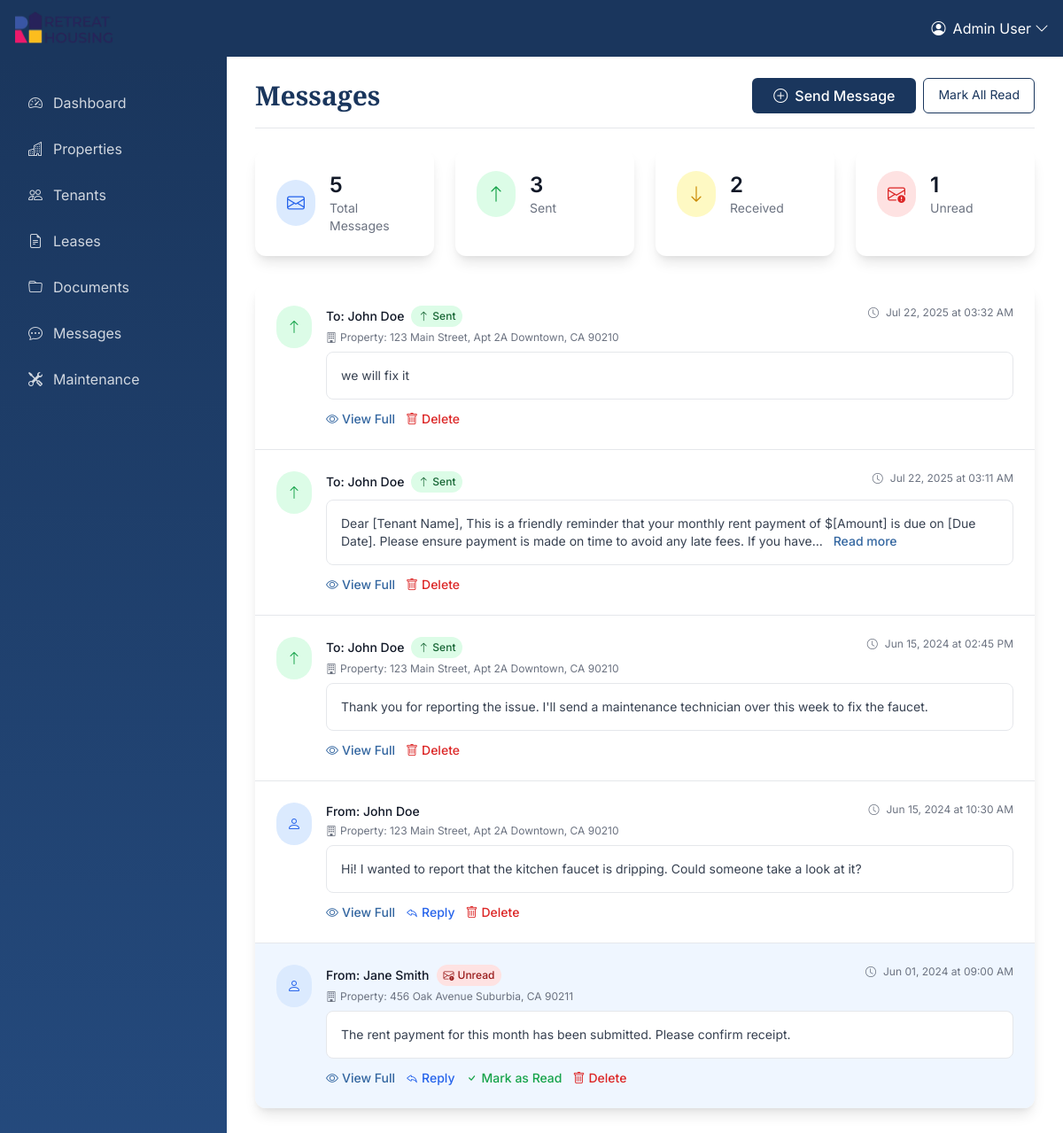
Screenshot of /admin/messages (signed in) with the database file from the repository.
### app/models/user.py (models this page shows, shortened)
class User(UserMixin, db.Model):
    __tablename__ = 'users'
    id = db.Column(db.Integer, primary_key=True)
    username = db.Column(db.String(50), unique=True, nullable=False)
    email = db.Column(db.String(100), unique=True, nullable=False)
    password_hash = db.Column(db.String(255), nullable=False)
    role = db.Column(db.Enum('admin', 'tenant', name='user_roles'), nullable=False)
    first_name = db.Column(db.String(50), nullable=False)
    last_name = db.Column(db.String(50), nullable=False)
    phone = db.Column(db.String(20))
    is_active = db.Column(db.Boolean, default=True)
    created_at = db.Column(db.DateTime, default=datetime.utcnow)
    updated_at = db.Column(db.DateTime, default=datetime.utcnow, onupdate=datetime.utcnow)
    properties_owned = db.relationship('Property', backref='owner', lazy=True, foreign_keys='Property.owner_id')
    leases = db.relationship('Lease', backref='tenant', lazy=True, foreign_keys='Lease.tenant_id')
    sent_messages = db.relationship('Message', backref='sender', lazy=True, foreign_keys='Message.sender_id')
    received_messages = db.relationship('Message', backref='recipient', lazy=True, foreign_keys='Message.recipient_id')
    maintenance_requests = db.relationship('MaintenanceRequest', backref='tenant', lazy=True)
    def is_admin(self):
        return self.role == 'admin'
    @property
    def full_name(self):
        return f"{self.first_name} {self.last_name}"

### app/models/message.py (models this page shows, shortened)
class Message(db.Model):
    __tablename__ = 'messages'
    id = db.Column(db.Integer, primary_key=True)
    sender_id = db.Column(db.Integer, db.ForeignKey('users.id'), nullable=False)
    recipient_id = db.Column(db.Integer, db.ForeignKey('users.id'), nullable=False)
    property_id = db.Column(db.Integer, db.ForeignKey('properties.id'))
    message_text = db.Column(db.Text, nullable=False)
    attachment_url = db.Column(db.String(500))
    is_read = db.Column(db.Boolean, default=False)
    sent_at = db.Column(db.DateTime, default=datetime.utcnow)

### app/models/property.py (models this page shows, shortened)
class Property(db.Model):
    __tablename__ = 'properties'
    id = db.Column(db.Integer, primary_key=True)
    owner_id = db.Column(db.Integer, db.ForeignKey('users.id'), nullable=False)
    address = db.Column(db.Text, nullable=False)
    property_type = db.Column(db.Enum('apartment', 'house', 'commercial', name='property_types'), nullable=False)
    bedrooms = db.Column(db.Integer)
    bathrooms = db.Column(db.Integer)
    square_footage = db.Column(db.Integer)
    rent_amount = db.Column(db.Numeric(10, 2))
    description = db.Column(db.Text)
    is_active = db.Column(db.Boolean, default=True)
    created_at = db.Column(db.DateTime, default=datetime.utcnow)
    updated_at = db.Column(db.DateTime, default=datetime.utcnow, onupdate=datetime.utcnow)
    leases = db.relationship('Lease', backref='property', lazy=True)
    messages = db.relationship('Message', backref='property', lazy=True)
    maintenance_requests = db.relationship('MaintenanceRequest', backref='property', lazy=True)

### app/views/admin.py (the view)
@admin_bp.route('/messages')
@login_required
@admin_required
def messages():
    messages = Message.query.filter(
        (Message.sender_id == current_user.id) | (Message.recipient_id == current_user.id)
    ).order_by(Message.sent_at.desc()).all()
    return render_template('admin/messages.html', messages=messages)

### app/templates/admin/messages.html (shortened to what this page needs)
{% extends "base.html" %}
{% block content %}
<div class="flex flex-wrap justify-between items-center pt-6 pb-4 mb-6 border-b border-gray-200">
    <h1 class="text-3xl font-semibold text-primary-800 heading">Messages</h1>
    <div class="flex space-x-2">
        <a href="{{ url_for('admin.send_message') }}" class="btn-brand-primary">
            <i class="bi bi-plus-circle mr-2"></i>Send Message
        </a>
        <a href="{{ url_for('admin.mark_all_messages_read') }}" class="px-4 py-2 text-sm text-primary-800 border border-primary-800 rounded-md hover:bg-primary-50 transition-colors">Mark All Read</a>
    </div>
</div>
{% if messages %}
<div class="grid grid-cols-1 md:grid-cols-4 gap-6 mb-8">
    <div class="card-brand p-6">
        <div class="flex items-center">
            <div class="bg-blue-100 rounded-full p-3">
                <i class="bi bi-envelope text-blue-600 text-xl"></i>
            </div>
            <div class="ml-4">
                <div class="text-2xl font-semibold text-gray-900">{{ messages | length }}</div>
                <div class="text-sm text-gray-500">Total Messages</div>
            </div>
        </div>
    </div>
    <div class="card-brand p-6">
        <div class="flex items-center">
            <div class="bg-green-100 rounded-full p-3">
                <i class="bi bi-arrow-up text-green-600 text-xl"></i>
            </div>
            <div class="ml-4">
                <div class="text-2xl font-semibold text-gray-900">
                    {{ messages | selectattr("sender_id", "equalto", current_user.id) | list | length }}
                </div>
                <div class="text-sm text-gray-500">Sent</div>
            </div>
        </div>
    </div>
    <div class="card-brand p-6">
        <div class="flex items-center">
            <div class="bg-yellow-100 rounded-full p-3">
                <i class="bi bi-arrow-down text-yellow-600 text-xl"></i>
            </div>
            <div class="ml-4">
                <div class="text-2xl font-semibold text-gray-900">
                    {{ messages | selectattr("recipient_id", "equalto", current_user.id) | list | length }}
                </div>
                <div class="text-sm text-gray-500">Received</div>
            </div>
        </div>
    </div>
    <div class="card-brand p-6">
        <div class="flex items-center">
            <div class="bg-red-100 rounded-full p-3">
                <i class="bi bi-envelope-exclamation text-red-600 text-xl"></i>
            </div>
            <div class="ml-4">
                <div class="text-2xl font-semibold text-gray-900">
                    {{ messages | selectattr("recipient_id", "equalto", current_user.id) | selectattr("is_read", "equalto", false) | list | length }}
                </div>
                <div class="text-sm text-gray-500">Unread</div>
            </div>
        </div>
    </div>
</div>
{% endif %}
<div class="card-brand overflow-hidden">
    {% if messages %}
        <div class="divide-y divide-gray-200">
            {% for message in messages %}
            <div class="p-6 hover:bg-gray-50 transition-colors relative {% if message.recipient_id == current_user.id and not message.is_read %}bg-blue-50{% endif %}">
                <div class="flex items-start space-x-4">
                    <div class="flex-shrink-0">
                        {% if message.sender_id == current_user.id %}
                        <div class="bg-green-100 rounded-full p-3">
                            <i class="bi bi-arrow-up text-green-600"></i>
                        </div>
                        {% else %}
                        <div class="bg-blue-100 rounded-full p-3">
                            <i class="bi bi-person text-blue-600"></i>
                        </div>
                        {% endif %}
                    </div>
                    <div class="flex-1 min-w-0">
                        <div class="flex items-start justify-between mb-2">
                            <div>
                                <div class="flex items-center space-x-2">
                                    {% if message.sender_id == current_user.id %}
                                    <span class="text-sm font-medium text-gray-900">To: {{ message.recipient.full_name }}</span>
                                    <span class="inline-flex items-center px-2 py-1 text-xs font-medium rounded-full bg-green-100 text-green-800">
                                        <i class="bi bi-arrow-up mr-1"></i>Sent
                                    </span>
                                    {% else %}
                                    <span class="text-sm font-medium text-gray-900">From: {{ message.sender.full_name }}</span>
                                    {% if not message.is_read %}
                                    <span class="inline-flex items-center px-2 py-1 text-xs font-medium rounded-full bg-red-100 text-red-800">
                                        <i class="bi bi-envelope-exclamation mr-1"></i>Unread
                                    </span>
                                    {% endif %}
                                    {% endif %}
                                </div>
                                {% if message.property %}
                                <div class="text-xs text-gray-500 mt-1">
                                    <i class="bi bi-building mr-1"></i>Property: {{ message.property.address[:50] }}{% if message.property.address|length > 50 %}...{% endif %}
                                </div>
                                {% endif %}
                            </div>
                            <div class="flex items-center space-x-2 text-xs text-gray-500">
                                <i class="bi bi-clock"></i>
                                <time>{{ message.sent_at.strftime('%b %d, %Y at %I:%M %p') }}</time>
                            </div>
                        </div>
                        <div class="text-sm text-gray-700 mb-3 bg-white rounded-lg p-4 border border-gray-200">
                            {{ message.message_text | truncate(200) }}
                            {% if message.message_text|length > 200 %}
                            <button class="text-primary-600 hover:text-primary-800 ml-2 font-medium" onclick="showFullMessage({{ message.id }})">
                                Read more
                            </button>
                            {% endif %}
                        </div>
                        <div class="flex space-x-3">
                            <button class="text-primary-600 hover:text-primary-800 text-sm font-medium" onclick="showFullMessage({{ message.id }})">
                                <i class="bi bi-eye mr-1"></i>View Full
                            </button>
                            {% if message.sender_id != current_user.id %}
                            <button class="text-blue-600 hover:text-blue-800 text-sm font-medium" onclick="replyToMessage({{ message.sender_id }}, '{{ message.sender.full_name }}', {{ message.property_id or 'null' }})">
                                <i class="bi bi-reply mr-1"></i>Reply
                            </button>
                            {% if not message.is_read %}
                            <button class="text-green-600 hover:text-green-800 text-sm font-medium" onclick="markAsRead({{ message.id }})">
                                <i class="bi bi-check mr-1"></i>Mark as Read
                            </button>
                            {% endif %}
                            {% endif %}
                            <button class="text-red-600 hover:text-red-800 text-sm font-medium" onclick="deleteMessage({{ message.id }})">
                                <i class="bi bi-trash mr-1"></i>Delete
                            </button>
                        </div>
                    </div>
                </div>
            </div>
            {% endfor %}
        </div>
    {% endif %}
</div>
{% endblock %}

### app/templates/base.html (shortened to what this page needs)
<!DOCTYPE html>
<html lang="en">
<head>
    <script src="https://cdn.tailwindcss.com"></script>
    <link href="https://cdn.jsdelivr.net/npm/bootstrap-icons@1.10.0/font/bootstrap-icons.css" rel="stylesheet">
    <link rel="stylesheet" href="{{ url_for('static', filename='css/custom.css') }}">
</head>
<body>
    {% if current_user.is_authenticated %}
    <nav class="navbar-brand shadow-sm">
        <div class="container-fluid px-4 py-3">
            <div class="flex justify-between items-center w-full">
                <a class="flex items-center text-white hover:text-gray-200 transition-colors" href="{{ url_for('main.index') }}">
                    <img src="{{ url_for('static', filename='images/logo.webp') }}" alt="Retreat Housing" class="h-10 w-auto mr-3">
                </a>
                <div class="relative group">
                    <button class="flex items-center text-white hover:text-gray-200 transition-colors focus:outline-none">
                        <i class="bi bi-person-circle mr-2"></i>{{ current_user.full_name }}
                        <i class="bi bi-chevron-down ml-1"></i>
                    </button>
                </div>
            </div>
        </div>
    </nav>
    {% endif %}
    <div class="flex min-h-screen">
        {% if current_user.is_authenticated %}
        <nav class="sidebar-brand w-64 hidden md:block">
            <div class="sticky top-0 pt-6">
                <ul class="space-y-1 px-3">
                    {% if current_user.is_admin() %}
                    <li>
                        <a class="sidebar-nav-link flex items-center" href="{{ url_for('admin.dashboard') }}">
                            <i class="bi bi-speedometer2 mr-3"></i>Dashboard
                        </a>
                    </li>
                    <li>
                        <a class="sidebar-nav-link flex items-center" href="{{ url_for('admin.properties') }}">
                            <i class="bi bi-buildings mr-3"></i>Properties
                        </a>
                    </li>
                    <li>
                        <a class="sidebar-nav-link flex items-center" href="{{ url_for('admin.tenants') }}">
                            <i class="bi bi-people mr-3"></i>Tenants
                        </a>
                    </li>
                    <li>
                        <a class="sidebar-nav-link flex items-center" href="{{ url_for('admin.leases') }}">
                            <i class="bi bi-file-earmark-text mr-3"></i>Leases
                        </a>
                    </li>
                    <li>
                        <a class="sidebar-nav-link flex items-center" href="{{ url_for('admin.documents') }}">
                            <i class="bi bi-folder mr-3"></i>Documents
                        </a>
                    </li>
                    <li>
                        <a class="sidebar-nav-link flex items-center" href="{{ url_for('admin.messages') }}">
                            <i class="bi bi-chat-dots mr-3"></i>Messages
                        </a>
                    </li>
                    <li>
                        <a class="sidebar-nav-link flex items-center" href="{{ url_for('admin.maintenance') }}">
                            <i class="bi bi-tools mr-3"></i>Maintenance
                        </a>
                    </li>
                    {% endif %}
                </ul>
            </div>
        </nav>
        <main class="flex-1 px-4 md:px-8">
        {% else %}
        <main class="w-full">
        {% endif %}
                {% block content %}{% endblock %}
            </main>
        </div>
</body>
</html>

### rows the page displays
User: full_name "Admin User"
Message: recipient.full_name "John Doe", property "123 Main Street, Apt 2A Downtown, CA 90210", sent_at "Jul 22, 2025 at 03:32 AM", message_text "we will fix it"
Message: recipient.full_name "John Doe", sent_at "Jul 22, 2025 at 03:11 AM", message_text "Dear [Tenant Name], This is a friendly reminder that your monthly rent payment of $[Amount] is due on [Due Date]. Please ensure payment is made on time to avoid any late fees. If you have..."
Message: recipient.full_name "John Doe", property "123 Main Street, Apt 2A Downtown, CA 90210", sent_at "Jun 15, 2024 at 02:45 PM", message_text "Thank you for reporting the issue. I'll send a maintenance technician over this week to fix the faucet."
Message: sender.full_name "John Doe", property "123 Main Street, Apt 2A Downtown, CA 90210", sent_at "Jun 15, 2024 at 10:30 AM", message_text "Hi! I wanted to report that the kitchen faucet is dripping. Could someone take a look at it?"
Message: sender.full_name "Jane Smith", is_read False (drawn), property "456 Oak Avenue Suburbia, CA 90211", sent_at "Jun 01, 2024 at 09:00 AM", message_text "The rent payment for this month has been submitted. Please confirm receipt."

### other values shown
{{ messages | length }} "5"
